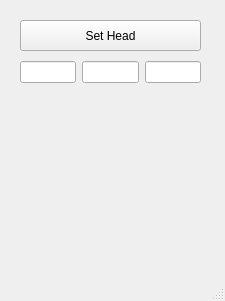
<?xml version="1.0" encoding="UTF-8"?>
<ui version="4.0">
 <class>MainWindow</class>
 <widget class="QMainWindow" name="MainWindow">
  <property name="geometry">
   <rect>
    <x>0</x>
    <y>0</y>
    <width>225</width>
    <height>301</height>
   </rect>
  </property>
  <property name="windowTitle">
   <string>MainWindow</string>
  </property>
  <widget class="QWidget" name="centralwidget">
   <widget class="QPushButton" name="set_head_button">
    <property name="geometry">
     <rect>
      <x>20</x>
      <y>20</y>
      <width>181</width>
      <height>31</height>
     </rect>
    </property>
    <property name="text">
     <string>Set Head</string>
    </property>
   </widget>
   <widget class="QWidget" name="horizontalLayoutWidget">
    <property name="geometry">
     <rect>
      <x>20</x>
      <y>60</y>
      <width>181</width>
      <height>24</height>
     </rect>
    </property>
    <layout class="QHBoxLayout" name="horizontalLayout">
     <item>
      <widget class="QLineEdit" name="head_x">
       <property name="readOnly">
        <bool>true</bool>
       </property>
      </widget>
     </item>
     <item>
      <widget class="QLineEdit" name="head_y">
       <property name="readOnly">
        <bool>true</bool>
       </property>
      </widget>
     </item>
     <item>
      <widget class="QLineEdit" name="head_z">
       <property name="readOnly">
        <bool>true</bool>
       </property>
      </widget>
     </item>
    </layout>
   </widget>
  </widget>
  <widget class="QMenuBar" name="menubar">
   <property name="geometry">
    <rect>
     <x>0</x>
     <y>0</y>
     <width>225</width>
     <height>22</height>
    </rect>
   </property>
  </widget>
  <widget class="QStatusBar" name="statusbar"/>
 </widget>
 <resources/>
 <connections/>
</ui>
